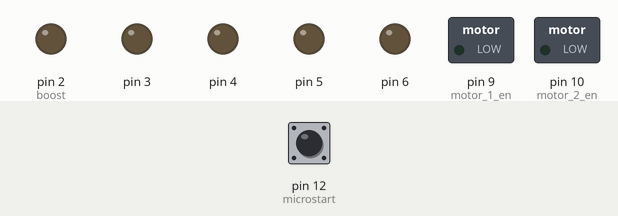
The sketch below on a simulated Arduino Uno, built with avr-gcc and run on an emulated ATmega328P. On the bench: switched loads named in the sketch (green lamp = pin HIGH), output pins drawn as LEDs (lit = HIGH). The inputs (shaded band) are chosen by the test bench; at power-on: pin 12 (microstart) LOW.

Above: at 1.2 s.
1.3 s: pin 12 (microstart) pulled HIGH for 0.15 s
At 2.1 s:
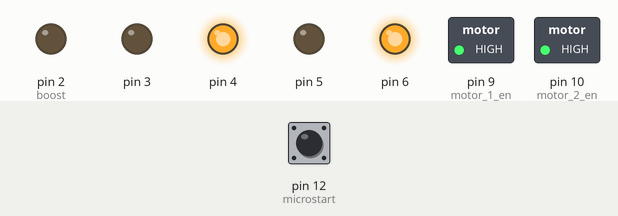
3.8 s: pin 12 (microstart) pulled HIGH for 3.2 s
At 4.1 s:
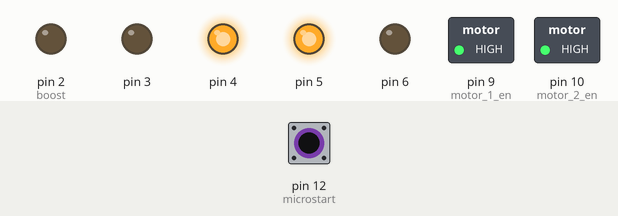
Timing chart, 0 to 8.5 s (numbered marks = the images above; inputs shaded):
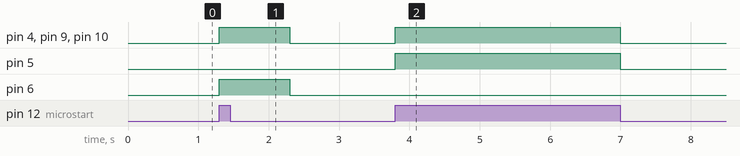

Measured:
- after the input at 1.3 s, pin 4, pin 6, pin 9 (motor_1_en), pin 10 (motor_2_en): LOW → HIGH at once, → LOW 1.0 s later
- after the input at 3.8 s, pin 4, pin 5, pin 9 (motor_1_en), pin 10 (motor_2_en): LOW → HIGH at once, → LOW 3.2 s later

The sketch:

battleyoral_FLASHMCQUEEN.ino
```cpp
#include "motors.h"

uint8_t microstart = 12, flag = 1;

void setup() {
  setupMotors();
}

void loop() {
 if(digitalRead(microstart)==HIGH){
  if(flag) {
      activeBoost();
      move(FORWARD);
      flag=0;
      delay(1000);
  }
  desactiveBoost();
  move(RIGHT);
 } else
  stop();
}
```

motors.h
```cpp
#define FORWARD 1
#define BACKWARD 2
#define LEFT 3
#define RIGHT 4

uint8_t motor_1_A = 3,
        motor_1_B = 4,
        motor_2_A = 5,
        motor_2_B = 6,
        motor_1_en = 9, //left motor
        motor_2_en = 10;  //right motor

uint8_t boost = 2;
boolean boosted = false;

void setupMotors (){
  for(int i=3; i<7; i++){
    pinMode(i, OUTPUT);
  }
  pinMode(motor_1_en, OUTPUT);
  pinMode(motor_2_en, OUTPUT);
  pinMode(boost, OUTPUT);
}

void toggleBoost(){
  boosted != boosted;
  digitalWrite(boost, boosted);
}

void activeBoost(){
  boosted = true;
  digitalWrite(boost, boosted);
}

void desactiveBoost(){
  boosted = false;
  digitalWrite(boost, boosted);
}

void stop() {
  digitalWrite(motor_1_en, LOW);
  digitalWrite(motor_2_en, LOW);
  PORTD = B00000000;
}

void setSpeed (int speed = 255) {
  analogWrite(motor_1_en, speed);
  analogWrite(motor_2_en, speed);
}

void setSpeedForEach(int left, int right) {
  analogWrite(motor_1_en, left);
  analogWrite(motor_2_en, right);
}

void move (uint8_t sens, int speed = 255){
  if(sens == FORWARD){
    PORTD = B01010000;
    /*digitalWrite(motor_1_A, LOW);
    digitalWrite(motor_1_B, HIGH);
    digitalWrite(motor_2_A, LOW);
    digitalWrite(motor_2_B, HIGH);*/
  } else if (sens == BACKWARD){
    PORTD = B00101000;
    /*digitalWrite(motor_1_A, HIGH);
    digitalWrite(motor_1_B, LOW);
    digitalWrite(motor_2_A, HIGH);
    digitalWrite(motor_2_B, LOW);*/
  } else if(sens == LEFT) {
    PORTD = B01001000;
    /*digitalWrite(motor_1_A, HIGH);
    digitalWrite(motor_1_B, LOW);
    digitalWrite(motor_2_A, LOW);
    digitalWrite(motor_2_B, HIGH);*/
  } else if (sens == RIGHT){
    PORTD = B00110000;
    /*digitalWrite(motor_1_A, LOW);
    digitalWrite(motor_1_B, HIGH);
    digitalWrite(motor_2_A, HIGH);
    digitalWrite(motor_2_B, LOW);*/
  }
  setSpeed(speed);
}
```
